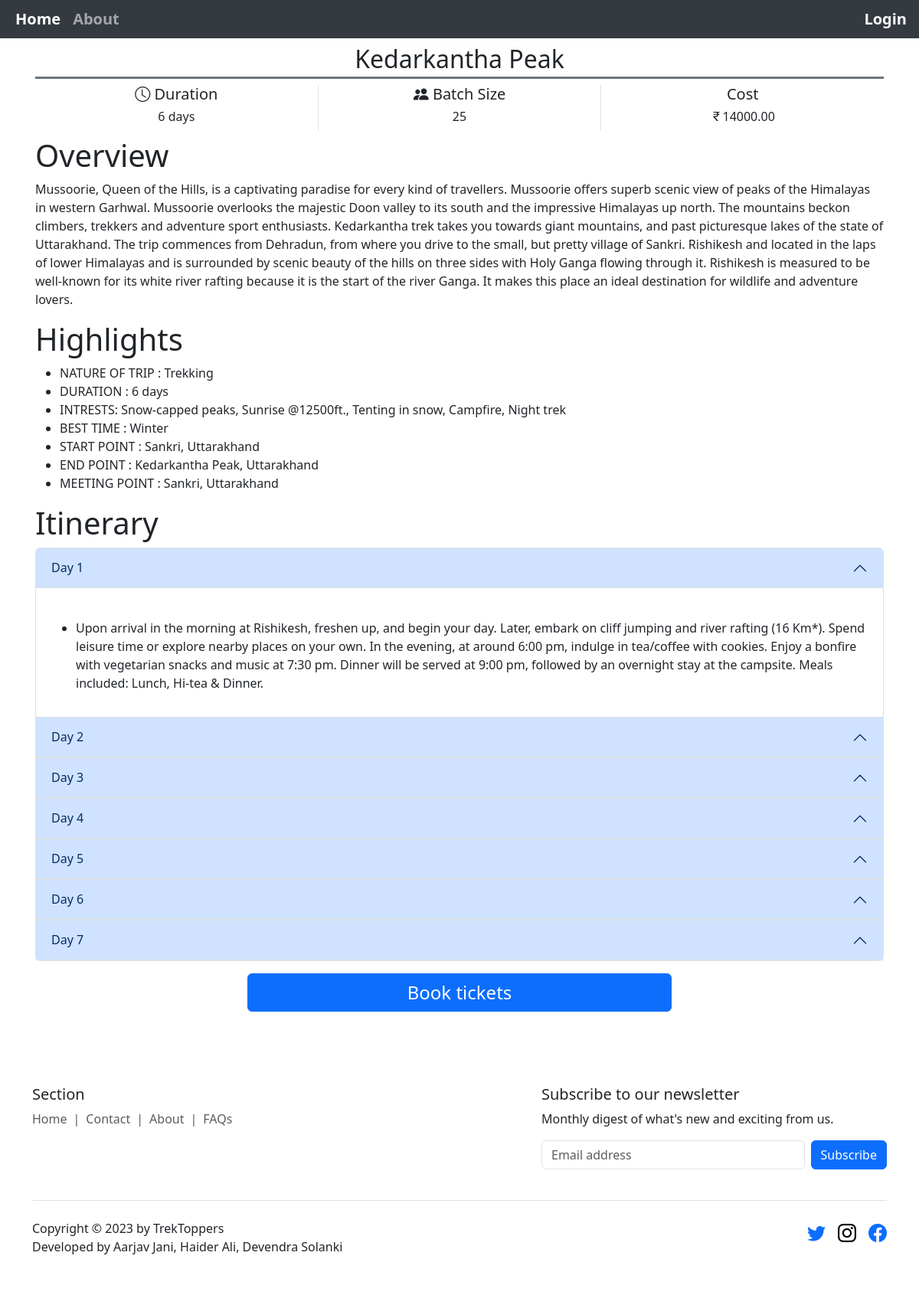
Screenshot of /Kedarkantha-Peak.php with the database file from the repository.
### tables this page shows
CREATE TABLE `highlights` (
  `hsr_no` int(11) NOT NULL,
  `Trip_Nature` varchar(255) DEFAULT NULL,
  `Duration` varchar(20) DEFAULT NULL,
  `Interests` varchar(255) DEFAULT NULL,
  `Best_time` varchar(100) DEFAULT NULL,
  `start_point` varchar(255) DEFAULT NULL,
  `end_point` varchar(255) DEFAULT NULL,
  `meeting_point` varchar(255) DEFAULT NULL,
  `Trek_ID` int(11) DEFAULT NULL
);

CREATE TABLE `trek` (
  `Trek_ID` int(11) NOT NULL,
  `TrekName` varchar(50) DEFAULT NULL,
  `Season` varchar(10) DEFAULT NULL,
  `Start_date` date DEFAULT NULL,
  `End_date` date DEFAULT NULL,
  `Price` decimal(10,2) DEFAULT NULL,
  `Batch_capacity` int(11) DEFAULT NULL,
  `Difficulty_level` varchar(15) DEFAULT NULL,
  `Location` varchar(100) DEFAULT NULL,
  `Overview` text DEFAULT NULL
);

CREATE TABLE `itinerary` (
  `itinerary_id` int(11) NOT NULL,
  `Trek_ID` int(11) DEFAULT NULL,
  `Description` text DEFAULT NULL,
  `Day` int(11) DEFAULT NULL
);

### Kedarkantha-Peak.php (the view, shortened to what this page needs)
<!doctype html>
<html lang="en">
<head>
    <link href="./node_modules/bootstrap/dist/css/bootstrap.min.css" rel="stylesheet">
    <link rel="stylesheet" href="https://cdn.jsdelivr.net/npm/bootstrap-icons@1.10.5/font/bootstrap-icons.css">
    <link rel="stylesheet" href="./style/navbar-link.css">
    <link rel="stylesheet" href="./style/navbar-toggler.css">
    <link rel="stylesheet" href="./style/footer-media-handles.css">
    <?php
    include "./db_connection.php";
    ?>
</head>
<body>
    <nav class="navbar navbar-expand-md sticky-top bg-body-secondary bg-light navbar-light" data-bs-theme="dark">
        <div class="container-fluid">
            <div class="collapse navbar-collapse" id="navbarSupportedContent">
                <ul class="navbar-nav me-auto mb-2 mb-lg-0 fw-bold">
                    <li class="nav-item">
                        <a class="nav-link fs-5 active" aria-current="page" href="#">Home</a>
                    </li>
                    <li class="nav-item">
                        <a class="nav-link fs-5" href="./about.php">About</a>
                    </li>
                    <?php
                    if ($_SESSION['authentication'] == True) {
                        echo '<li class="nav-item position position-fixed end-0 me-2">';
                        echo '<a class="nav-link fs-5 link-light" href="./userpage.php">User</a>';
                        echo '</li>';
                    } else {
                        echo '<li class="nav-item position position-fixed end-0 me-2">';
                        echo '<a class="nav-link fs-5 link-light" href="./login.php">Login</a>';
                        echo '</li>';
                    }
                    ?>
                </ul>
            </div>
        </div>
    </nav>
    <div class="container p-0 px-3 mb-4">
        <?php
        $query = "SELECT t.TrekName, t.Batch_capacity, t.Price, h.Duration FROM trek t INNER JOIN highlights h ON t.Trek_ID = h.Trek_ID WHERE t.Trek_ID=2";
        $result = mysqli_query($conn, $query);
        $row = mysqli_fetch_assoc($result);
        $TrekName = $row['TrekName'];
        ?>
        <h2 class="border-bottom border-3 border-secondary text-center text-middle mb-0 mt-2 pb-1">
            <?php echo $TrekName; ?>
        </h2>
        <div class="container text-center mb-2 mt-2">
            <div class="row">
                <div class="col">
                    <h5><i class="bi bi-clock"></i> Duration</h5>
                </div>
                <div class="col border-start border-end">
                    <h5><i class="bi bi-people-fill"></i> Batch Size</h5>
                </div>
                <div class="col">
                    <h5>Cost</h5>
                </div>
            </div>
            <div class="row">
                <div class="col">
                    <h6><?php echo $row['Duration']; ?></h6>
                </div>
                <div class="col border-start border-end">
                    <h6><?php echo $row['Batch_capacity']; ?></h6>
                </div>
                <div class="col">
                    <h6><i class="bi bi-currency-rupee"></i><?php echo $row['Price']; ?></h6>
                </div>
            </div>
        </div>
        <div id="carousel" class="carousel slide" data-bs-ride="carousel">
            <button class="carousel-control-prev" type="button" data-bs-target="#carousel" data-bs-slide="prev">
                <span class="carousel-control-prev-icon" aria-hidden="true"></span>
            </button>
            <button class="carousel-control-next" type="button" data-bs-target="#carousel" data-bs-slide="next">
                <span class="carousel-control-next-icon" aria-hidden="true"></span>
            </button>
        </div>
        <h1 class="display-6">Overview</h1>
        <?php
        $sql = "SELECT Overview from Trek where Trek_ID=2";
        $result = mysqli_query($conn, $sql);
        if ($result) {
            $row = mysqli_fetch_assoc($result);
        }
        ?>
        <p><?php echo $row['Overview'] ?>
        </p>
        <h1 class="display-6">Highlights</h1>
        <?php
        $sql = "SELECT Trip_Nature, Duration, Interests, Best_time, start_point, end_point, meeting_point from highlights where Trek_ID=2";
        $result = mysqli_query($conn, $sql);
        if ($result) {
            $row = mysqli_fetch_assoc($result);
        }
        ?>
        <ul>
            <li>NATURE OF TRIP : <?php echo $row['Trip_Nature'] ?></li>
            <li>DURATION : <?php echo $row['Duration'] ?></li>
            <li>
                INTRESTS: <?php echo $row['Interests'] ?>
            </li>
            <li>BEST TIME : <?php echo $row['Best_time'] ?></li>
            <li>START POINT : <?php echo $row['start_point'] ?></li>
            <li>END POINT : <?php echo $row['end_point'] ?></li>
            <li>MEETING POINT : <?php echo $row['meeting_point'] ?></li>
        </ul>
        <h1 class="display-6">Itinerary</h1>
        <div class="accordion" id="accordionExample">
            <?php
            $sql = "SELECT * FROM itinerary where Trek_ID=2";
            $result = mysqli_query($conn, $sql);
            if (mysqli_num_rows($result) > 0) {
                $counter = 1;
                while ($row = mysqli_fetch_assoc($result)) {
                    $collapseId = 'collapse_' . $counter;
                    $ariaControls = 'accordion_' . $counter;
                    echo '<div class="accordion-item">';
                    echo '<h2 class="accordion-header">';
                    echo '<button class="accordion-button" type="button" data-bs-toggle="collapse" data-bs-target="#' . $collapseId . '" aria-expanded="false" aria-controls="' . $ariaControls . '">';
                    echo 'Day ' . $row["Day"];
                    echo '</button>';
                    echo '</h2>';
                    echo '<div id="' . $collapseId . '" class="accordion-collapse collapse';
                    if ($counter === 1) {
                        echo ' show';
                    }
                    echo '" data-bs-parent="#accordionExample">';
                    echo '<div class="accordion-body">';
                    echo '<ul class="">';
                    echo '<li>' . $row["Description"] . '</li>';
                    echo '</ul>';
                    echo '</div></div></div>';
                    $counter++;
                }
            }
            ?>
        </div>
        <div class="d-grid gap-2 col-6 mx-auto mb-5 mt-3">
            <button class="btn btn-primary fs-4" type="button" data-bs-toggle="modal" data-bs-target="#DateModal">Book
                tickets</button>
        </div>
    </div>
    <div class="container">
        <footer class="py-5">
            <div class="row">
                <div class="col-md-6 mb-3">
                    <h5>Section</h5>
                    <nav style="--bs-breadcrumb-divider: '|';" aria-label="breadcrumb">
                        <ol class="breadcrumb">
                            <li class="breadcrumb-item">
                                <a href="./index.php" class="text-body-secondary link-underline link-underline-opacity-0">Home</a>
                            </li>
                            <li class="breadcrumb-item">
                                <a href="./contact.php" class="text-body-secondary link-underline link-underline-opacity-0">Contact</a>
                            </li>
                            <li class="breadcrumb-item">
                                <a href="./about.php" class="text-body-secondary link-underline link-underline-opacity-0">About</a>
                            </li>
                            <li class="breadcrumb-item">
                                <a href="#" class="text-body-secondary link-underline link-underline-opacity-0">FAQs</a>
                            </li>
                        </ol>
                    </nav>
                </div>
                <div class="col-md-5 offset-md-1 mb-3">
                    <form>
                        <h5>Subscribe to our newsletter</h5>
                        <p>Monthly digest of what's new and exciting from us.</p>
                        <div class="d-flex flex-column flex-sm-row w-100 gap-2">
                            <input id="newsletter1" type="text" class="form-control" placeholder="Email address">
                            <button class="btn btn-primary" type="button">Subscribe</button>
                        </div>
                    </form>
                </div>
            </div>
            <div class="d-flex flex-column flex-sm-row justify-content-between py-4 my-4 border-top">
                <div class="col-md-6">
                    Copyright © 2023 by TrekToppers <br>
                    Developed by Aarjav Jani, Haider Ali, Devendra Solanki
                </div>
                <div class="col-md-6 position-relative">
                    <ul class="list-unstyled d-flex position-absolute end-0 left-on-small">
                        <li class="ms-3">
                            <a class="link-body-emphasis" href="#">
                                <i class="bi bi-twitter text-primary fs-4 inc-fs-on-small"></i>
                            </a>
                        </li>
                        <li class="ms-3">
                            <a class="link-body-emphasis" href="#">
                                <i class="bi bi-instagram fs-4 inc-fs-on-small"></i>
                            </a>
                        </li>
                        <li class="ms-3">
                            <a class="link-body-emphasis" href="#">
                                <i class="bi bi-facebook text-primary fs-4 inc-fs-on-small"></i>
                            </a>
                        </li>
                    </ul>
                </div>
            </div>
        </footer>
    </div>
</body>
</html>

### style/navbar-link.css (style rules this page uses)
a.nav-link { text-transform: capitalize; text-decoration: none; display: inline-block; padding: 2px 9px; position: relative; }
a.nav-link:after { background: none repeat scroll 0 0 transparent; bottom: 0; content: ""; display: block; height: 2px; left: 50%; position: absolute; background: white; transition: width 0.3s ease 0s, left 0.3s ease 0s; width: 0; }

### rows the page displays
highlights: Trek_ID.TrekName "Kedarkantha Peak", Duration "6 days", Trek_ID.Batch_capacity "25", Trek_ID.Price "14000.00", Trip_Nature "Trekking", Interests "Snow-capped peaks, Sunrise @12500ft., Tenting in snow, Campfire, Night trek", Best_time "Winter", start_point "Sankri, Uttarakhand", end_point "Kedarkantha Peak, Uttarakhand", meeting_point "Sankri, Uttarakhand"
trek: Overview "Mussoorie, Queen of the Hills, is a captivating paradise for every kind of travellers. Mussoorie offers superb scenic view of peaks of the Himalayas in western Garhwal. Mussoorie overlooks the majestic Doon valley to its south and the impressive Himalayas up north. The mountains beckon climbers, trekkers and adventure sport enthusiasts. Kedarkantha trek takes you towards giant mountains, and past picturesque lakes of the state of Uttarakhand. The trip commences from Dehradun, from where you drive to the small, but pretty village of Sankri. Rishikesh and located in the laps of lower Himalayas and is surrounded by scenic beauty of the hills on three sides with Holy Ganga flowing through it.…"
itinerary: Day "1", Description "Upon arrival in the morning at Rishikesh, freshen up, and begin your day. Later, embark on cliff jumping and river rafting (16 Km*). Spend leisure time or explore nearby places on your own. In the evening, at around 6:00 pm, indulge in tea/coffee with cookies. Enjoy a bonfire with vegetarian snacks and music at 7:30 pm. Dinner will be served at 9:00 pm, followed by an overnight stay at the campsite. Meals included: Lunch, Hi-tea & Dinner."
itinerary: Day "2"
itinerary: Day "3"
itinerary: Day "4"
itinerary: Day "5"
itinerary: Day "6"
itinerary: Day "7"
